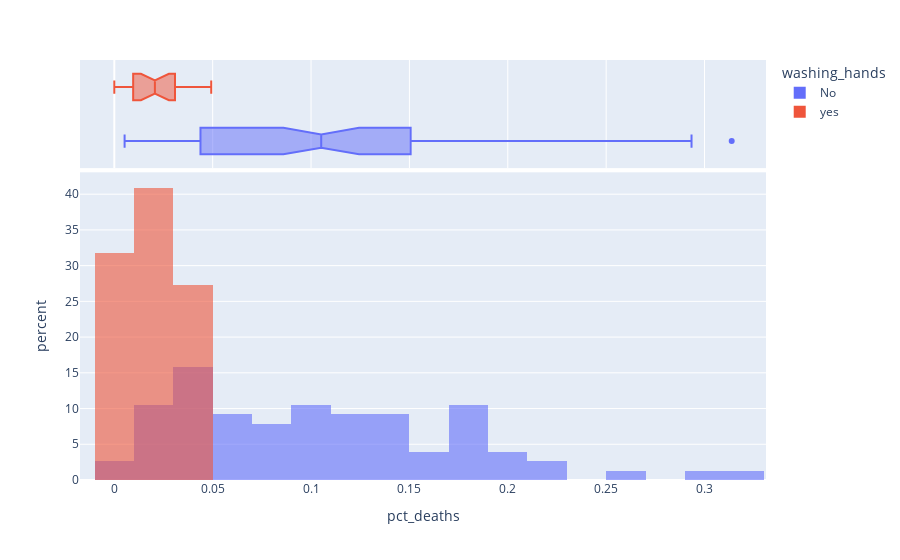

Source (notebook cell):
### Markdown cell above
### Use Histograms to Visualise the Monthly Distribution of Outcomes

**Challenge**: Create a [plotly histogram](https://plotly.com/python/histograms/) to show the monthly percentage of deaths. 

* Use docs to check out the available parameters. Use the [`color` parameter](https://plotly.github.io/plotly.py-docs/generated/plotly.express.histogram.html) to display two overlapping histograms.
* The time period of handwashing is shorter than not handwashing. Change `histnorm` to `percent` to make the time periods comparable. 
* Make the histograms slighlty transparent
* Experiment with the number of bins on the histogram. Which number work well in communicating the range of outcomes?
* Just for fun, display your box plot on the top of the histogram using the `marginal` parameter.

### Code cell
df_monthly['pct_deaths'] = df_monthly['pct_deaths'] / 100
px.histogram(df_monthly, x='pct_deaths', opacity=0.6, nbins=30, color='washing_hands', histnorm='percent', barmode='overlay', marginal='box')
# df_monthly

### Figure 1 — Plotly figure (JSON) as saved in the notebook; plotly's stock layout.template omitted (floating-point values rounded to 4 significant figures)
{"data": [{"alignmentgroup": "True", "bingroup": "x", "histnorm": "percent", "hovertemplate": "washing_hands=No<br>pct_deaths=%{x}<br>percent=%{y}<extra></extra>", "legendgroup": "No", "marker": {"color": "#636efa", "opacity": 0.6, "pattern": {"shape": ""}}, "name": "No", "nbinsx": 30, "offsetgroup": "No", "orientation": "v", "showlegend": true, "type": "histogram", "x": [0.1457, 0.07531, 0.04332, 0.01569, 0.007843, 0.05, 0.08421, 0.01351, 0.01878, 0.1102, 0.2255, 0.2085, 0.1222, 0.1023, 0.1074, 0.03226, 0.06593, 0.2078, 0.2546, 0.1839, 0.2934, 0.2297, 0.3138, 0.1912, 0.1597, 0.1241, 0.1193, 0.06098, 0.04082, 0.005236, 0.01554, 0.02262, 0.176, 0.07143, 0.08051, 0.1516, 0.1128, 0.1703, 0.1731, 0.05833, 0.02679, 0.04369, 0.0632, 0.01224, 0.03226, 0.1102, 0.1055, 0.07591, 0.04745, 0.04452, 0.04231, 0.04392, 0.07143, 0.06122, 0.03586, 0.1055, 0.1484, 0.1094, 0.1049, 0.1339, 0.1809, 0.1543, 0.1897, 0.1344, 0.1015, 0.131, 0.1806, 0.1439, 0.1496, 0.1077, 0.05369, 0.03215, 0.01923, 0.03607, 0.1827, 0.1224], "xaxis": "x", "yaxis": "y"}, {"alignmentgroup": "True", "hovertemplate": "washing_hands=No<br>pct_deaths=%{x}<extra></extra>", "legendgroup": "No", "marker": {"color": "#636efa"}, "name": "No", "notched": true, "offsetgroup": "No", "showlegend": false, "type": "box", "x": [0.1457, 0.07531, 0.04332, 0.01569, 0.007843, 0.05, 0.08421, 0.01351, 0.01878, 0.1102, 0.2255, 0.2085, 0.1222, 0.1023, 0.1074, 0.03226, 0.06593, 0.2078, 0.2546, 0.1839, 0.2934, 0.2297, 0.3138, 0.1912, 0.1597, 0.1241, 0.1193, 0.06098, 0.04082, 0.005236, 0.01554, 0.02262, 0.176, 0.07143, 0.08051, 0.1516, 0.1128, 0.1703, 0.1731, 0.05833, 0.02679, 0.04369, 0.0632, 0.01224, 0.03226, 0.1102, 0.1055, 0.07591, 0.04745, 0.04452, 0.04231, 0.04392, 0.07143, 0.06122, 0.03586, 0.1055, 0.1484, 0.1094, 0.1049, 0.1339, 0.1809, 0.1543, 0.1897, 0.1344, 0.1015, 0.131, 0.1806, 0.1439, 0.1496, 0.1077, 0.05369, 0.03215, 0.01923, 0.03607, 0.1827, 0.1224], "xaxis": "x2", "yaxis": "y2"}, {"alignmentgroup": "True", "bingroup": "x", "histnorm": "percent", "hovertemplate": "washing_hands=yes<br>pct_deaths=%{x}<br>percent=%{y}<extra></extra>", "legendgroup": "yes", "marker": {"color": "#EF553B", "opacity": 0.6, "pattern": {"shape": ""}}, "name": "yes", "nbinsx": 30, "offsetgroup": "yes", "orientation": "v", "showlegend": true, "type": "histogram", "x": [0.02239, 0.012, 0.01894, 0.0458, 0.03957, 0.04472, 0.0293, 0.03534, 0.006873, 0, 0.006557, 0.009585, 0.01136, 0.003717, 0, 0.009615, 0.02341, 0.02903, 0.0134, 0.02233, 0.03085, 0.04926], "xaxis": "x", "yaxis": "y"}, {"alignmentgroup": "True", "hovertemplate": "washing_hands=yes<br>pct_deaths=%{x}<extra></extra>", "legendgroup": "yes", "marker": {"color": "#EF553B"}, "name": "yes", "notched": true, "offsetgroup": "yes", "showlegend": false, "type": "box", "x": [0.02239, 0.012, 0.01894, 0.0458, 0.03957, 0.04472, 0.0293, 0.03534, 0.006873, 0, 0.006557, 0.009585, 0.01136, 0.003717, 0, 0.009615, 0.02341, 0.02903, 0.0134, 0.02233, 0.03085, 0.04926], "xaxis": "x2", "yaxis": "y2"}], "layout": {"barmode": "overlay", "legend": {"title": {"text": "washing_hands"}, "tracegroupgap": 0}, "margin": {"t": 60}, "xaxis": {"anchor": "y", "domain": [0, 1], "title": {"text": "pct_deaths"}}, "xaxis2": {"anchor": "y2", "domain": [0, 1], "matches": "x", "showgrid": true, "showticklabels": false}, "yaxis": {"anchor": "x", "domain": [0, 0.7326], "title": {"text": "percent"}}, "yaxis2": {"anchor": "x2", "domain": [0.7426, 1], "matches": "y2", "showgrid": false, "showline": false, "showticklabels": false, "ticks": ""}}}
